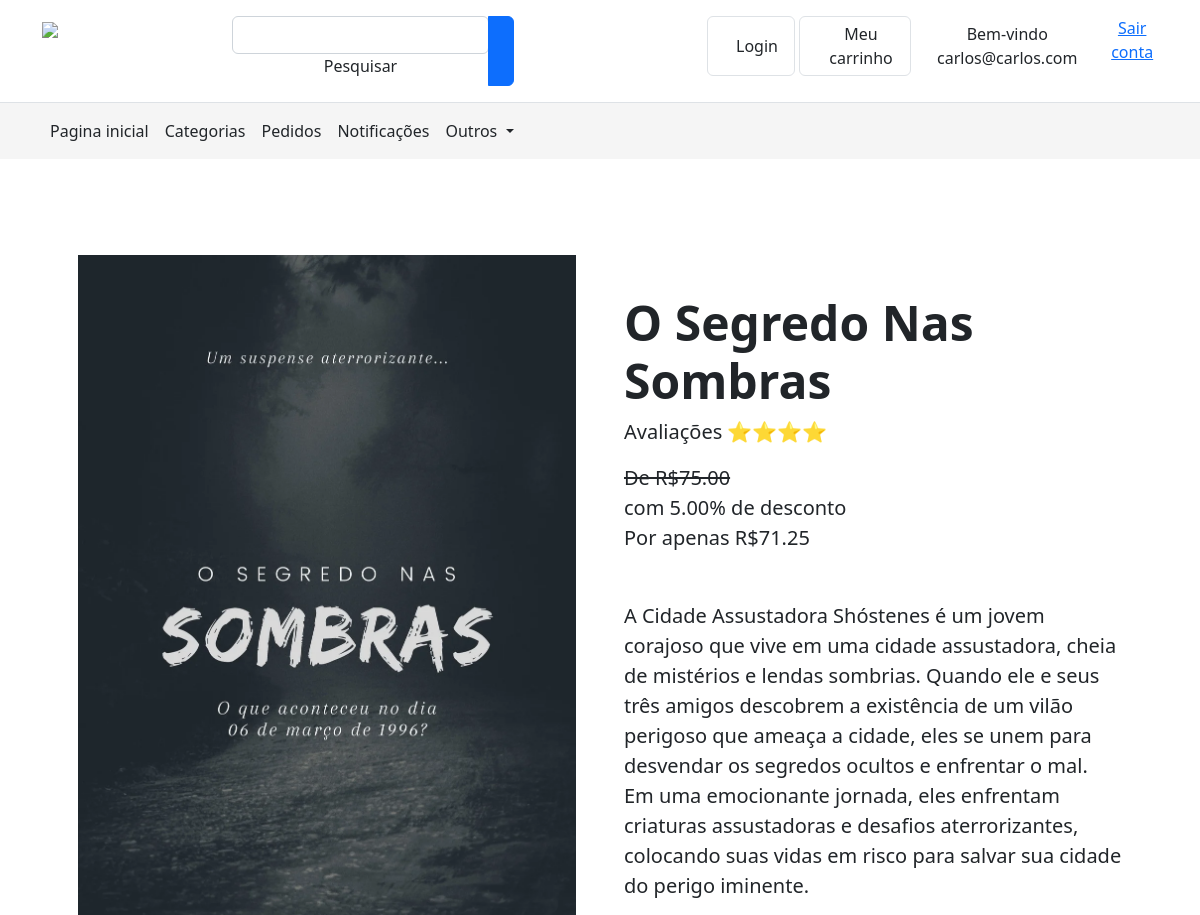
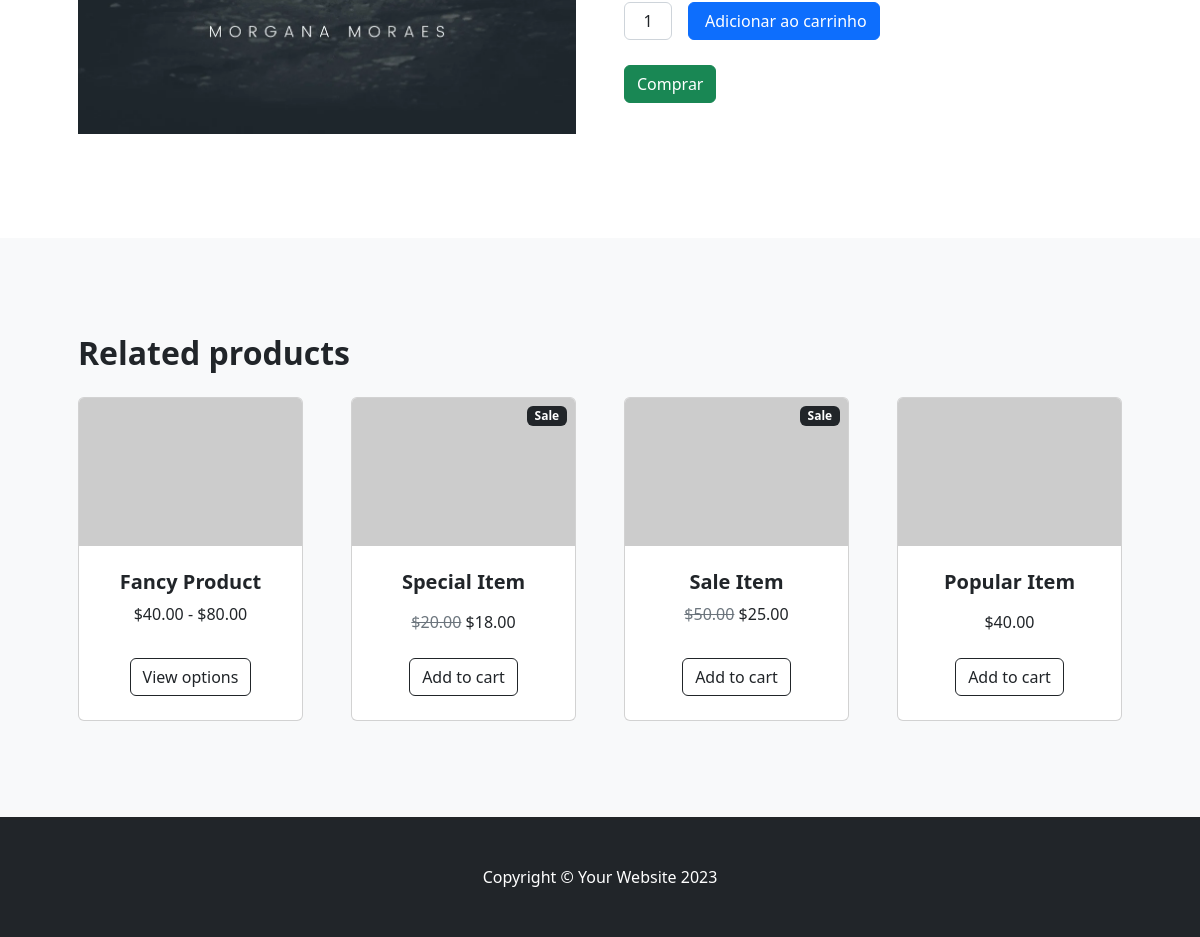
Page /detalhar/5 (signed in) on the committed database (2 pictures, top to bottom).
### clientes/models.py (models this page shows, shortened)
class User(AbstractBaseUser):
    email = models.EmailField(
        verbose_name="email address",
        max_length=255,
        unique=True,
    )
    is_active = models.BooleanField(default=True)
    is_admin = models.BooleanField(default=False)
    objects = MyUserManager()
    USERNAME_FIELD = "email"

### produtos/models.py (models this page shows, shortened)
class Produto(models.Model):
    nome = models.CharField(max_length=250)
    preco = models.DecimalField(max_digits=10, decimal_places=2, default=0)
    imagem = models.ImageField(upload_to="produtos/")
    categoria = models.ForeignKey(Categoria, on_delete=models.PROTECT)
    criado_em = models.DateTimeField(auto_now_add=True)
    desconto = models.DecimalField(max_digits=5, decimal_places=2, default=0)
    descricao = models.TextField(max_length=9999, default=0)
    def discoutend_price(self):
        discounted = self.preco - (self.preco * (self.desconto / 100))
        return round(discounted, 2)

### produtos/views.py (the view)
# urls.py: path("detalhar/<int:id>", views.detalhar_produtos, name="detalhar_produto"),
def detalhar_produtos(request, id):
    product = Produto.objects.get(pk=id)
    return render(request, "produtos/detalhar_produto.html", {"produto": product})

### produtos/templates/produtos/detalhar_produto.html (shortened to what this page needs)
<!DOCTYPE html>
<html lang="pt-br">
<head>
    <link href="https://cdn.jsdelivr.net/npm/bootstrap@5.0.2/dist/css/bootstrap.min.css" rel="stylesheet"
 />
    <link href="css/detalhar.css" rel="stylesheet" />
</head>
<body>
    <header>
        <div class="p-3 text-center bg-white border-bottom">
            <div class="container">
                <div class="row gy-3">
                    <div class="col-lg-2 col-sm-4 col-4">
                        <a href="https://mdbootstrap.com/" target="_blank" class="float-start">
                            <img src="https://mdbootstrap.com/img/logo/mdb-transaprent-noshadows.png" height="35" />
                        </a>
                    </div>
                    <div class="order-lg-last col-lg-5 col-sm-8 col-8">
                        <div class="d-flex float-end">
                            <a href="{% url 'clientes:login' %}"
                                class="me-1 border rounded py-1 px-3 nav-link d-flex align-items-center">
                                <p class="d-none d-md-block mb-0">Login</p>
                            </a>
                            <a href="#" class="border rounded py-1 px-3 nav-link d-flex align-items-center"
                                target="_blank">
                                <p class="d-none d-md-block mb-0">Meu carrinho</p>
                            </a>
                            {% if user.is_authenticated%}
                            <p style="margin: 6px; padding-left: 12px">
                                Bem-vindo {{user.email}}
                            </p>
                            <a href="{% url 'clientes:logout' %}" style="padding-left: 15px">Sair conta</a>
                            {% endif %}
                        </div>
                    </div>
                    <div class="col-lg-5 col-md-12 col-12">
                        <div class="input-group float-center">
                            <div class="form-outline">
                                <input type="search" id="form1" class="form-control" />
                                <label class="form-label" for="form1">Pesquisar</label>
                            </div>
                            <button type="button" class="btn btn-primary shadow-0">
                            </button>
                        </div>
                    </div>
                </div>
            </div>
        </div>
        <nav class="navbar navbar-expand-lg navbar-light" style="background-color: #f5f5f5">
            <div class="container justify-content-center justify-content-md-between">
                <div class="collapse navbar-collapse" id="navbarLeftAlignExample">
                    <ul class="navbar-nav me-auto mb-2 mb-lg-0">
                        <li class="nav-item">
                            <a class="nav-link text-dark" aria-current="page"
                                href="{% url 'produtos:principal' %}">Pagina inicial</a>
                        </li>
                        <li class="nav-item">
                            <a class="nav-link text-dark" href="#">Categorias</a>
                        </li>
                        <li class="nav-item">
                            <a class="nav-link text-dark" href="#">Pedidos</a>
                        </li>
                        <li class="nav-item">
                            <a class="nav-link text-dark" href="#">Notificações</a>
                        </li>
                        <li class="nav-item dropdown">
                            <a class="nav-link dropdown-toggle text-dark mb-0" href="#" id="navbarDropdown"
                                role="button" data-mdb-toggle="dropdown" aria-expanded="false">
                                Outros
                            </a>
                        </li>
                    </ul>
                </div>
            </div>
        </nav>
        <section class="py-5">
            <div class="container px-4 px-lg-5 my-5">
                <div class="row gx-4 gx-lg-5 align-items-center">
                    <div class="col-md-6">
                        <img class="card-img-top mb-3 mb-md-2" src="media/{{produto.imagem}}" alt="img" />
                    </div>
                    <div class="col-md-6">
                        <h1 class="display-5 fw-bolder"> {{ produto.nome }}</h1>
                        <div class="fs-5 mb-5">
                            {% if produto.desconto != 0  %}
                                <p>Avaliações &#11088;&#11088;&#11088;&#11088;</p>
                                <span class="text-decoration-line-through">De R${{ produto.preco }}</span><br>
                                <span> com {{ produto.desconto }}% de desconto</span><br>
                                <span> Por apenas R${{ produto.discoutend_price }}</span>
                            {%else%}
                                <p>Avaliações &#11088;&#11088;&#11088;&#11088;</p>
                                <span>Por apenas R${{ produto.preco }}</span><br>
                            {%endif%}
                        </div>
                        <p class="lead">{{ produto.descricao }}</p>
                        <div class="d-flex">
                            <input class="form-control text-center me-3" id="inputQuantity" type="num" value="1"
                                style="max-width: 3rem" />
                            <button class="btn btn-primary flex-shrink-0" type="button">
                                Adicionar ao carrinho
                            </button>
                        </div>
                        <div style="margin-top: 25px;">
                            <button type="button" class="btn btn-success">Comprar</button>
                        </div>
                    </div>
                </div>
            </div>
        </section>
        <section class="py-5 bg-light">
            <div class="container px-4 px-lg-5 mt-5">
                <h2 class="fw-bolder mb-4">Related products</h2>
                <div class="row gx-4 gx-lg-5 row-cols-2 row-cols-md-3 row-cols-xl-4 justify-content-center">
                    <div class="col mb-5">
                        <div class="card h-100">
                            <img class="card-img-top" src="https://dummyimage.com/450x300/dee2e6/6c757d.jpg"
                                alt="..." />
                            <div class="card-body p-4">
                                <div class="text-center">
                                    <h5 class="fw-bolder">Fancy Product</h5>
                                    $40.00 - $80.00
                                </div>
                            </div>
                            <div class="card-footer p-4 pt-0 border-top-0 bg-transparent">
                                <div class="text-center">
                                    <a class="btn btn-outline-dark mt-auto" href="#">View options</a>
                                </div>
                            </div>
                        </div>
                    </div>
                    <div class="col mb-5">
                        <div class="card h-100">
                            <div class="badge bg-dark text-white position-absolute" style="top: 0.5rem; right: 0.5rem">
                                Sale
                            </div>
                            <img class="card-img-top" src="https://dummyimage.com/450x300/dee2e6/6c757d.jpg"
                                alt="..." />
                            <div class="card-body p-4">
                                <div class="text-center">
                                    <h5 class="fw-bolder">Special Item</h5>
                                    <span class="text-muted text-decoration-line-through">$20.00</span>
                                    $18.00
                                </div>
                            </div>
                            <div class="card-footer p-4 pt-0 border-top-0 bg-transparent">
                                <div class="text-center">
                                    <a class="btn btn-outline-dark mt-auto" href="#">Add to cart</a>
                                </div>
                            </div>
                        </div>
                    </div>
                    <div class="col mb-5">
                        <div class="card h-100">
                            <div class="badge bg-dark text-white position-absolute" style="top: 0.5rem; right: 0.5rem">
                                Sale
                            </div>
                            <img class="card-img-top" src="https://dummyimage.com/450x300/dee2e6/6c757d.jpg"
                                alt="..." />
                            <div class="card-body p-4">
                                <div class="text-center">
                                    <h5 class="fw-bolder">Sale Item</h5>
                                    <span class="text-muted text-decoration-line-through">$50.00</span>
                                    $25.00
                                </div>
                            </div>
                            <div class="card-footer p-4 pt-0 border-top-0 bg-transparent">
                                <div class="text-center">
                                    <a class="btn btn-outline-dark mt-auto" href="#">Add to cart</a>
                                </div>
                            </div>
                        </div>
                    </div>
                    <div class="col mb-5">
                        <div class="card h-100">
                            <img class="card-img-top" src="https://dummyimage.com/450x300/dee2e6/6c757d.jpg"
                                alt="..." />
                            <div class="card-body p-4">
                                <div class="text-center">
                                    <h5 class="fw-bolder">Popular Item</h5>
                                    $40.00
                                </div>
                            </div>
                            <div class="card-footer p-4 pt-0 border-top-0 bg-transparent">
                                <div class="text-center">
                                    <a class="btn btn-outline-dark mt-auto" href="#">Add to cart</a>
                                </div>
                            </div>
                        </div>
                    </div>
                </div>
            </div>
        </section>
        <footer class="py-5 bg-dark">
            <div class="container">
                <p class="m-0 text-center text-white">
                    Copyright &copy; Your Website 2023
                </p>
            </div>
        </footer>
    </header>
</body>
</html>

### rows in the picture
User: email "carlos@carlos.com"
Produto: imagem (picture), nome "O Segredo Nas Sombras", preco "75.00", desconto "5.00", discoutend_price "71.25", descricao "A Cidade Assustadora Shóstenes é um jovem corajoso que vive em uma cidade assustadora, cheia de mistérios e lendas sombrias. Quando ele e seus três amigos descobrem a existência de um vilão perigoso que ameaça a cidade, eles se unem para desvendar os segredos ocultos e enfrentar o mal. Em uma emocionante jornada, eles enfrentam criaturas assustadoras e desafios aterrorizantes, colocando suas vidas em risco para salvar sua cidade do perigo iminente."
